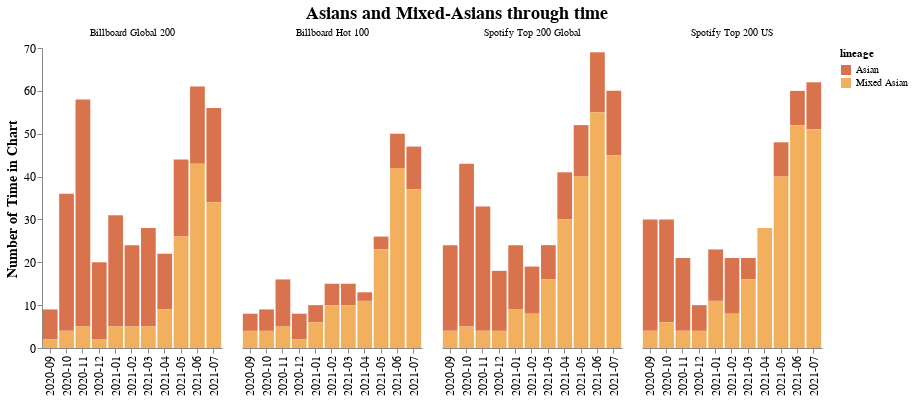

Notebook code cell kept with this figure:
### Code cell
# Plot of Asians vs Mixed-Asians through Time
stacked_bar = alt.Chart(df_orig_melt,
                        title="Asians and Mixed-Asians through time"
).mark_bar().encode(
    x=alt.X('month_yr:N', title=None),
    y=alt.Y('sum(value):Q', axis=alt.Axis(grid=False,
                                          title='Number of Time in Chart')),
    column=alt.Column('variable:N', title=None),
    color=alt.Color('lineage:N', 
                    scale=alt.Scale(range=['#D9734E', '#F2B05E']))
).configure_view(
    strokeOpacity=0    
).properties(
    width=180,
    height=300
).configure_axis(
    labelFontSize=12,
    titleFontSize=14
).configure_title(
    fontSize=18, 
    offset=5,                                  
    orient='top', 
    anchor='middle')

stacked_bar

# https://github.com/altair-viz/altair/issues/1679

### Figure 1 — Vega-Lite specification as saved in the notebook (floating-point values rounded to 4 significant figures)
{"config": {"view": {"continuousWidth": 400, "continuousHeight": 300, "strokeOpacity": 0}, "axis": {"labelFontSize": 12, "titleFontSize": 14}, "title": {"anchor": "middle", "fontSize": 18, "offset": 5, "orient": "top"}}, "data": {"name": "data-112cafddfdf7e3165858376b0698df26"}, "mark": "bar", "encoding": {"color": {"type": "nominal", "field": "lineage", "scale": {"range": ["#D9734E", "#F2B05E"]}}, "column": {"type": "nominal", "field": "variable", "title": null}, "x": {"type": "nominal", "field": "month_yr", "title": null}, "y": {"type": "quantitative", "aggregate": "sum", "axis": {"grid": false, "title": "Number of Time in Chart"}, "field": "value"}}, "height": 300, "title": "Asians and Mixed-Asians through time", "width": 180, "$schema": "https://vega.github.io/schema/vega-lite/v4.8.1.json", "datasets": {"data-112cafddfdf7e3165858376b0698df26": [{"month_yr": "2020-09", "lineage": "Asian", "variable": "Spotify Top 200 US", "value": 26.0}, {"month_yr": "2020-09", "lineage": "Mixed Asian", "variable": "Spotify Top 200 US", "value": 4.0}, {"month_yr": "2020-10", "lineage": "Asian", "variable": "Spotify Top 200 US", "value": 24.0}, {"month_yr": "2020-10", "lineage": "Mixed Asian", "variable": "Spotify Top 200 US", "value": 6.0}, {"month_yr": "2020-11", "lineage": "Asian", "variable": "Spotify Top 200 US", "value": 17.0}, {"month_yr": "2020-11", "lineage": "Mixed Asian", "variable": "Spotify Top 200 US", "value": 4.0}, {"month_yr": "2020-12", "lineage": "Asian", "variable": "Spotify Top 200 US", "value": 6.0}, {"month_yr": "2020-12", "lineage": "Mixed Asian", "variable": "Spotify Top 200 US", "value": 4.0}, {"month_yr": "2021-01", "lineage": "Asian", "variable": "Spotify Top 200 US", "value": 12.0}, {"month_yr": "2021-01", "lineage": "Mixed Asian", "variable": "Spotify Top 200 US", "value": 11.0}, {"month_yr": "2021-02", "lineage": "Asian", "variable": "Spotify Top 200 US", "value": 13.0}, {"month_yr": "2021-02", "lineage": "Mixed Asian", "variable": "Spotify Top 200 US", "value": 8.0}, {"month_yr": "2021-03", "lineage": "Asian", "variable": "Spotify Top 200 US", "value": 5.0}, {"month_yr": "2021-03", "lineage": "Mixed Asian", "variable": "Spotify Top 200 US", "value": 16.0}, {"month_yr": "2021-04", "lineage": "Asian", "variable": "Spotify Top 200 US", "value": null}, {"month_yr": "2021-04", "lineage": "Mixed Asian", "variable": "Spotify Top 200 US", "value": 28.0}, {"month_yr": "2021-05", "lineage": "Asian", "variable": "Spotify Top 200 US", "value": 8.0}, {"month_yr": "2021-05", "lineage": "Mixed Asian", "variable": "Spotify Top 200 US", "value": 40.0}, {"month_yr": "2021-06", "lineage": "Asian", "variable": "Spotify Top 200 US", "value": 8.0}, {"month_yr": "2021-06", "lineage": "Mixed Asian", "variable": "Spotify Top 200 US", "value": 52.0}, {"month_yr": "2021-07", "lineage": "Asian", "variable": "Spotify Top 200 US", "value": 11.0}, {"month_yr": "2021-07", "lineage": "Mixed Asian", "variable": "Spotify Top 200 US", "value": 51.0}, {"month_yr": "2020-09", "lineage": "Asian", "variable": "Spotify Top 200 Global", "value": 20.0}, {"month_yr": "2020-09", "lineage": "Mixed Asian", "variable": "Spotify Top 200 Global", "value": 4.0}, {"month_yr": "2020-10", "lineage": "Asian", "variable": "Spotify Top 200 Global", "value": 38.0}, {"month_yr": "2020-10", "lineage": "Mixed Asian", "variable": "Spotify Top 200 Global", "value": 5.0}, {"month_yr": "2020-11", "lineage": "Asian", "variable": "Spotify Top 200 Global", "value": 29.0}, {"month_yr": "2020-11", "lineage": "Mixed Asian", "variable": "Spotify Top 200 Global", "value": 4.0}, {"month_yr": "2020-12", "lineage": "Asian", "variable": "Spotify Top 200 Global", "value": 14.0}, {"month_yr": "2020-12", "lineage": "Mixed Asian", "variable": "Spotify Top 200 Global", "value": 4.0}, {"month_yr": "2021-01", "lineage": "Asian", "variable": "Spotify Top 200 Global", "value": 15.0}, {"month_yr": "2021-01", "lineage": "Mixed Asian", "variable": "Spotify Top 200 Global", "value": 9.0}, {"month_yr": "2021-02", "lineage": "Asian", "variable": "Spotify Top 200 Global", "value": 11.0}, {"month_yr": "2021-02", "lineage": "Mixed Asian", "variable": "Spotify Top 200 Global", "value": 8.0}, {"month_yr": "2021-03", "lineage": "Asian", "variable": "Spotify Top 200 Global", "value": 8.0}, {"month_yr": "2021-03", "lineage": "Mixed Asian", "variable": "Spotify Top 200 Global", "value": 16.0}, {"month_yr": "2021-04", "lineage": "Asian", "variable": "Spotify Top 200 Global", "value": 11.0}, {"month_yr": "2021-04", "lineage": "Mixed Asian", "variable": "Spotify Top 200 Global", "value": 30.0}, {"month_yr": "2021-05", "lineage": "Asian", "variable": "Spotify Top 200 Global", "value": 12.0}, {"month_yr": "2021-05", "lineage": "Mixed Asian", "variable": "Spotify Top 200 Global", "value": 40.0}, {"month_yr": "2021-06", "lineage": "Asian", "variable": "Spotify Top 200 Global", "value": 14.0}, {"month_yr": "2021-06", "lineage": "Mixed Asian", "variable": "Spotify Top 200 Global", "value": 55.0}, {"month_yr": "2021-07", "lineage": "Asian", "variable": "Spotify Top 200 Global", "value": 15.0}, {"month_yr": "2021-07", "lineage": "Mixed Asian", "variable": "Spotify Top 200 Global", "value": 45.0}, {"month_yr": "2020-09", "lineage": "Asian", "variable": "Billboard Hot 100", "value": 4.0}, {"month_yr": "2020-09", "lineage": "Mixed Asian", "variable": "Billboard Hot 100", "value": 4.0}, {"month_yr": "2020-10", "lineage": "Asian", "variable": "Billboard Hot 100", "value": 5.0}, {"month_yr": "2020-10", "lineage": "Mixed Asian", "variable": "Billboard Hot 100", "value": 4.0}, {"month_yr": "2020-11", "lineage": "Asian", "variable": "Billboard Hot 100", "value": 11.0}, {"month_yr": "2020-11", "lineage": "Mixed Asian", "variable": "Billboard Hot 100", "value": 5.0}, {"month_yr": "2020-12", "lineage": "Asian", "variable": "Billboard Hot 100", "value": 6.0}, {"month_yr": "2020-12", "lineage": "Mixed Asian", "variable": "Billboard Hot 100", "value": 2.0}, {"month_yr": "2021-01", "lineage": "Asian", "variable": "Billboard Hot 100", "value": 4.0}, {"month_yr": "2021-01", "lineage": "Mixed Asian", "variable": "Billboard Hot 100", "value": 6.0}, {"month_yr": "2021-02", "lineage": "Asian", "variable": "Billboard Hot 100", "value": 5.0}, {"month_yr": "2021-02", "lineage": "Mixed Asian", "variable": "Billboard Hot 100", "value": 10.0}, {"month_yr": "2021-03", "lineage": "Asian", "variable": "Billboard Hot 100", "value": 5.0}, {"month_yr": "2021-03", "lineage": "Mixed Asian", "variable": "Billboard Hot 100", "value": 10.0}, {"month_yr": "2021-04", "lineage": "Asian", "variable": "Billboard Hot 100", "value": 2.0}, {"month_yr": "2021-04", "lineage": "Mixed Asian", "variable": "Billboard Hot 100", "value": 11.0}, {"month_yr": "2021-05", "lineage": "Asian", "variable": "Billboard Hot 100", "value": 3.0}, {"month_yr": "2021-05", "lineage": "Mixed Asian", "variable": "Billboard Hot 100", "value": 23.0}, {"month_yr": "2021-06", "lineage": "Asian", "variable": "Billboard Hot 100", "value": 8.0}, {"month_yr": "2021-06", "lineage": "Mixed Asian", "variable": "Billboard Hot 100", "value": 42.0}, {"month_yr": "2021-07", "lineage": "Asian", "variable": "Billboard Hot 100", "value": 10.0}, {"month_yr": "2021-07", "lineage": "Mixed Asian", "variable": "Billboard Hot 100", "value": 37.0}, {"month_yr": "2020-09", "lineage": "Asian", "variable": "Billboard Global 200", "value": 7.0}, {"month_yr": "2020-09", "lineage": "Mixed Asian", "variable": "Billboard Global 200", "value": 2.0}, {"month_yr": "2020-10", "lineage": "Asian", "variable": "Billboard Global 200", "value": 32.0}, {"month_yr": "2020-10", "lineage": "Mixed Asian", "variable": "Billboard Global 200", "value": 4.0}, {"month_yr": "2020-11", "lineage": "Asian", "variable": "Billboard Global 200", "value": 53.0}, {"month_yr": "2020-11", "lineage": "Mixed Asian", "variable": "Billboard Global 200", "value": 5.0}, {"month_yr": "2020-12", "lineage": "Asian", "variable": "Billboard Global 200", "value": 18.0}, {"month_yr": "2020-12", "lineage": "Mixed Asian", "variable": "Billboard Global 200", "value": 2.0}, {"month_yr": "2021-01", "lineage": "Asian", "variable": "Billboard Global 200", "value": 26.0}, {"month_yr": "2021-01", "lineage": "Mixed Asian", "variable": "Billboard Global 200", "value": 5.0}, {"month_yr": "2021-02", "lineage": "Asian", "variable": "Billboard Global 200", "value": 19.0}, {"month_yr": "2021-02", "lineage": "Mixed Asian", "variable": "Billboard Global 200", "value": 5.0}, {"month_yr": "2021-03", "lineage": "Asian", "variable": "Billboard Global 200", "value": 23.0}, {"month_yr": "2021-03", "lineage": "Mixed Asian", "variable": "Billboard Global 200", "value": 5.0}, {"month_yr": "2021-04", "lineage": "Asian", "variable": "Billboard Global 200", "value": 13.0}, {"month_yr": "2021-04", "lineage": "Mixed Asian", "variable": "Billboard Global 200", "value": 9.0}, {"month_yr": "2021-05", "lineage": "Asian", "variable": "Billboard Global 200", "value": 18.0}, {"month_yr": "2021-05", "lineage": "Mixed Asian", "variable": "Billboard Global 200", "value": 26.0}, {"month_yr": "2021-06", "lineage": "Asian", "variable": "Billboard Global 200", "value": 18.0}, {"month_yr": "2021-06", "lineage": "Mixed Asian", "variable": "Billboard Global 200", "value": 43.0}, {"month_yr": "2021-07", "lineage": "Asian", "variable": "Billboard Global 200", "value": 22.0}, {"month_yr": "2021-07", "lineage": "Mixed Asian", "variable": "Billboard Global 200", "value": 34.0}]}}
